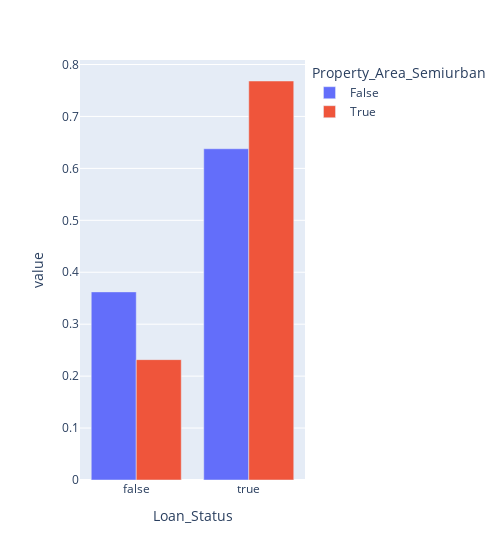

The code cell stored with this chart in its notebook:
### Code cell
px.bar(train_df.groupby(['Loan_Status','Property_Area_Semiurban']).size().unstack()/train_df.groupby(['Loan_Status','Property_Area_Semiurban']).size().unstack().sum(),width=500,barmode="group")

### Figure 1 — Plotly figure (JSON) as saved in the notebook; plotly's stock layout.template omitted (floating-point values rounded to 4 significant figures)
{"data": [{"alignmentgroup": "True", "hovertemplate": "Property_Area_Semiurban=False<br>Loan_Status=%{x}<br>value=%{y}<extra></extra>", "legendgroup": "False", "marker": {"color": "#636efa", "pattern": {"shape": ""}}, "name": "False", "offsetgroup": "False", "orientation": "v", "showlegend": true, "textposition": "auto", "type": "bar", "x": [false, true], "xaxis": "x", "y": [0.3622, 0.6378], "yaxis": "y"}, {"alignmentgroup": "True", "hovertemplate": "Property_Area_Semiurban=True<br>Loan_Status=%{x}<br>value=%{y}<extra></extra>", "legendgroup": "True", "marker": {"color": "#EF553B", "pattern": {"shape": ""}}, "name": "True", "offsetgroup": "True", "orientation": "v", "showlegend": true, "textposition": "auto", "type": "bar", "x": [false, true], "xaxis": "x", "y": [0.2318, 0.7682], "yaxis": "y"}], "layout": {"barmode": "group", "legend": {"title": {"text": "Property_Area_Semiurban"}, "tracegroupgap": 0}, "margin": {"t": 60}, "width": 500, "xaxis": {"anchor": "y", "domain": [0, 1], "title": {"text": "Loan_Status"}}, "yaxis": {"anchor": "x", "domain": [0, 1], "title": {"text": "value"}}}}
